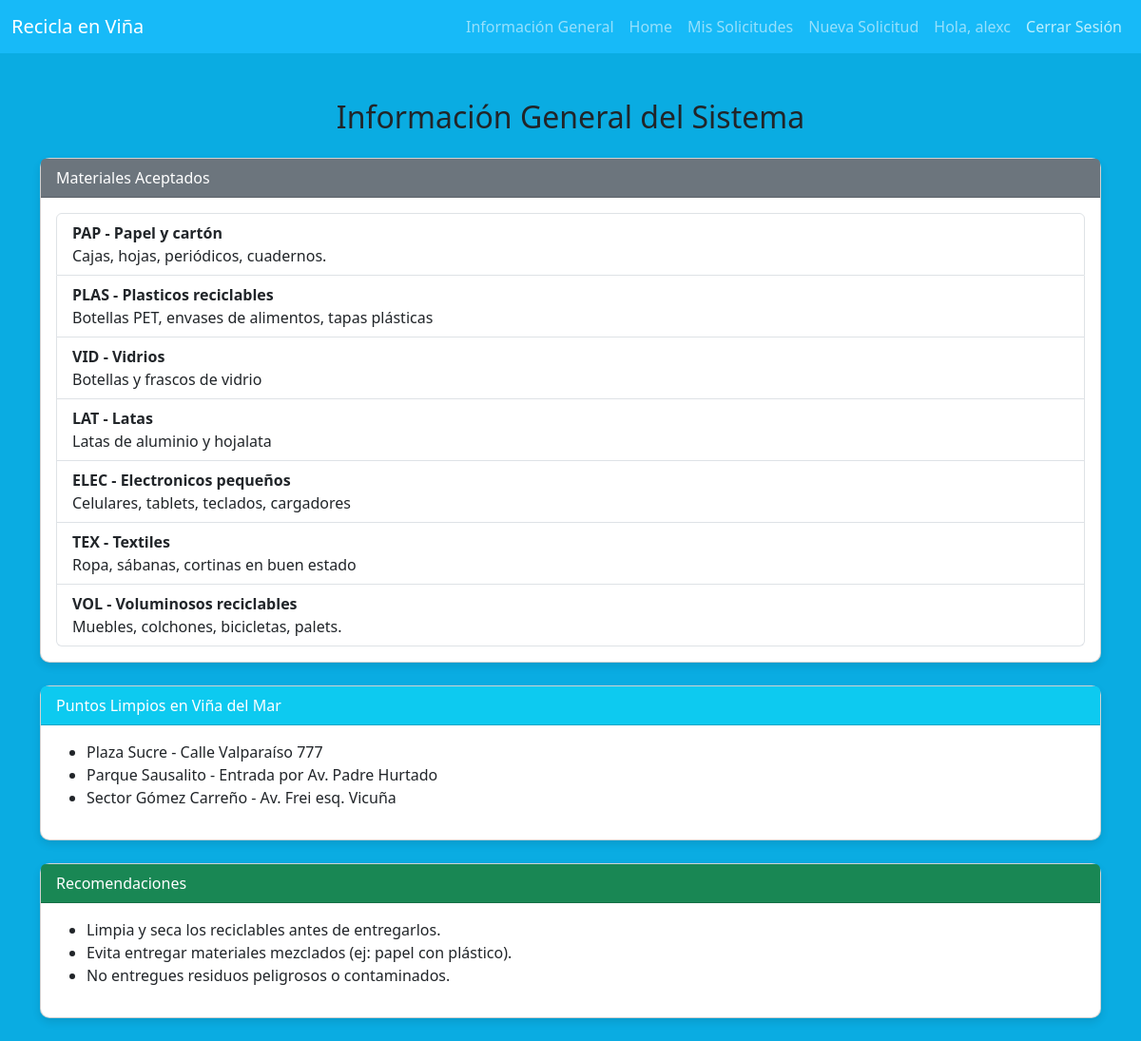
Page /informacion (signed in) on the committed database.
### core/models.py (models this page shows, shortened)
class Material(models.Model):
    codigo = models.CharField(max_length=10, unique=True)
    nombre = models.CharField(max_length=100)
    descripcion = models.TextField()

### core/views.py (the view)
# urls.py: path('informacion', views.informacion, name='informacion'),
def informacion(request):
    materiales = Material.objects.all()
    data = {
        'materiales': materiales
    }
    return render(request, 'core/informacion.html', data)

### core/templates/core/informacion.html (shortened to what this page needs)
{%extends 'core/base.html'%}
{% block contenido%}
<div class="container1 mt-5">
    <h2 class="mb-4 text-center">Información General del Sistema</h2>
    <div class="card mb-4">
        <div class="card-header bg-secondary text-white">
            Materiales Aceptados
        </div>
        <div class="card-body">
            <ul class="list-group">
                {% for material in materiales %}
                <li class="list-group-item">
                    <strong>{{ material.codigo }} - {{ material.nombre }}</strong><br>
                    {{ material.descripcion }}
                </li>
                {% endfor %}
            </ul>
        </div>
    </div>
    <div class="card mb-4">
        <div class="card-header bg-info text-white">
            Puntos Limpios en Viña del Mar
        </div>
        <div class="card-body">
            <ul>
                <li>Plaza Sucre - Calle Valparaíso 777</li>
                <li>Parque Sausalito - Entrada por Av. Padre Hurtado</li>
                <li>Sector Gómez Carreño - Av. Frei esq. Vicuña</li>
            </ul>
        </div>
    </div>
    <div class="card mb-4">
        <div class="card-header bg-success text-white">
            Recomendaciones
        </div>
        <div class="card-body">
            <ul>
                <li>Limpia y seca los reciclables antes de entregarlos.</li>
                <li>Evita entregar materiales mezclados (ej: papel con plástico).</li>
                <li>No entregues residuos peligrosos o contaminados.</li>
            </ul>
        </div>
    </div>
</div>
{% endblock %}

### core/templates/core/base.html (shortened to what this page needs)
<!DOCTYPE html>
{% load static %}
<html lang="en">
<head>
    <link href="https://cdn.jsdelivr.net/npm/bootstrap@5.3.5/dist/css/bootstrap.min.css" rel="stylesheet">
    <link rel="stylesheet" href="static/Estilos.css">
</head>
<body>
    <nav class="navbar navbar-expand-lg navbar-dark barra-celeste sticky-top">
        <div class="container-fluid">
            <a class="navbar-brand" href="#">Recicla en Viña</a>
            <div class="collapse navbar-collapse" id="navbarSupportedContent">
                <ul class="navbar-nav ms-auto mb-2 mb-lg-0">
                    <li class="nav-item">
                        <a class="nav-link" href="{% url 'informacion' %}">Información General</a>
                    </li>
                    <li class="nav-item">
                        <a class="nav-link" href="{% url 'home' %}">Home</a>
                    </li>
                    {% if user.is_authenticated %}
                        <li class="nav-item">
                            <a class="nav-link" href="{% url 'mis_solicitudes' %}">Mis Solicitudes</a>
                        </li>
                        <li class="nav-item">
                            <a class="nav-link" href="{% url 'nueva_solicitud' %}">Nueva Solicitud</a>
                        </li>
                        <li class="nav-item">
                            <a class="nav-link" href="#">Hola, {{ user.username }}</a>
                        </li>
                        <form method="post" action="{% url 'logout' %}">
                            <button type="submit" class="nav-link btn btn-link" style="text-decoration: none; color:rgba(240, 255, 255, 0.76);">
                                Cerrar Sesión
                            </button>
                        </form>
                    {% endif %}
                </ul>
            </div>
        </div>
    </nav>
    <div class="container" >
        {% block contenido%}
        {% endblock %}
    </div>
</body>
</html>

### core/static/Estilos.css (style rules this page uses)
.barra-celeste { background-color: rgba(26, 188, 252, 0.85); }

### core/templates/core/informacion.html (style rules this page uses)
body { background-color: #0aace2; }
.card { border-radius: 10px; box-shadow: 0 4px 8px rgba(0,0,0,0.1); }
.card-header { border-top-left-radius: 10px; border-top-right-radius: 10px; }

### rows in the picture
Material: codigo "PAP", nombre "Papel y cartón", descripcion "Cajas, hojas, periódicos, cuadernos."
Material: codigo "PLAS", nombre "Plasticos reciclables", descripcion "Botellas PET, envases de alimentos, tapas plásticas"
Material: codigo "VID", nombre "Vidrios", descripcion "Botellas y frascos de vidrio"
Material: codigo "LAT", nombre "Latas", descripcion "Latas de aluminio y hojalata"
Material: codigo "ELEC", nombre "Electronicos pequeños", descripcion "Celulares, tablets, teclados, cargadores"
Material: codigo "TEX", nombre "Textiles", descripcion "Ropa, sábanas, cortinas en buen estado"
Material: codigo "VOL", nombre "Voluminosos reciclables", descripcion "Muebles, colchones, bicicletas, palets."

### other values in the picture
{{ user.username }} "alexc"
